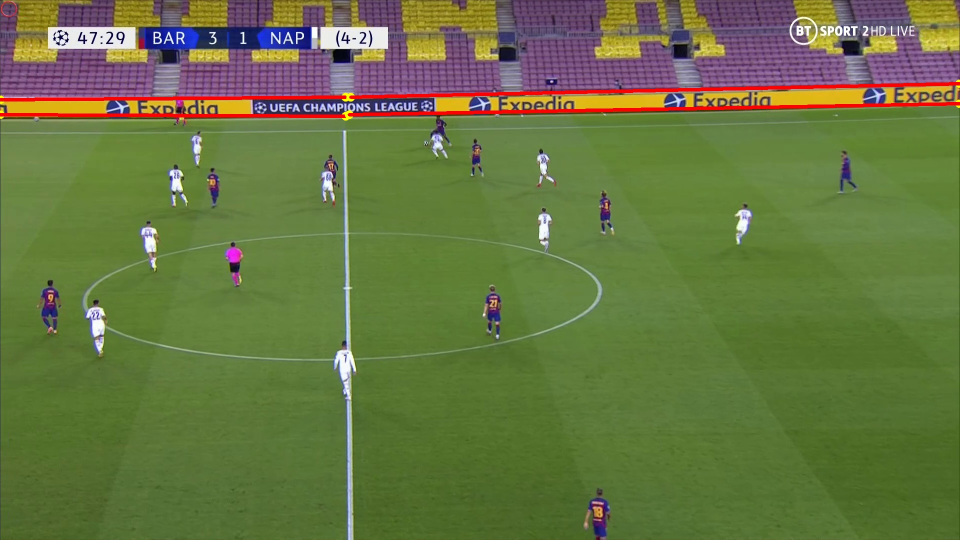
#> input picture Dataset/Line Detection Dataset/Images/Line_Detection.jpg, 1920 x 1080 px (shown at 1/2 size); its folder holds only this picture in this run
$ python -i augmentation.py   (imports and definitions only)
#> lines starting #> are read from the running program, lines starting #| are printed output that depends on the picture
#> further down, picture is the input picture: shape (1080, 1920, 3); mean B, G, R 65.7, 117.2, 103
# YOLOv5 image augmentation functions

import logging
import random

import cv2
import math
import numpy as np

from yolov5.utils.general import colorstr, segment2box, resample_segments, check_version
from yolov5.utils.metrics import bbox_ioa


class Albumentations:
    # YOLOv5 Albumentations class (optional, only used if package is installed)
    # [23 lines left out: functions __init__, __call__, not called in this run]


def augment_hsv(im, hgain=0.5, sgain=0.5, vgain=0.5):
    # HSV color-space augmentation
#> called with hgain = 0.5, sgain = 0.5, vgain = 0.5
    if hgain or sgain or vgain:
        r = np.random.uniform(-1, 1, 3) * [hgain, sgain, vgain] + 1  # random gains
        hue, sat, val = cv2.split(cv2.cvtColor(im, cv2.COLOR_BGR2HSV))
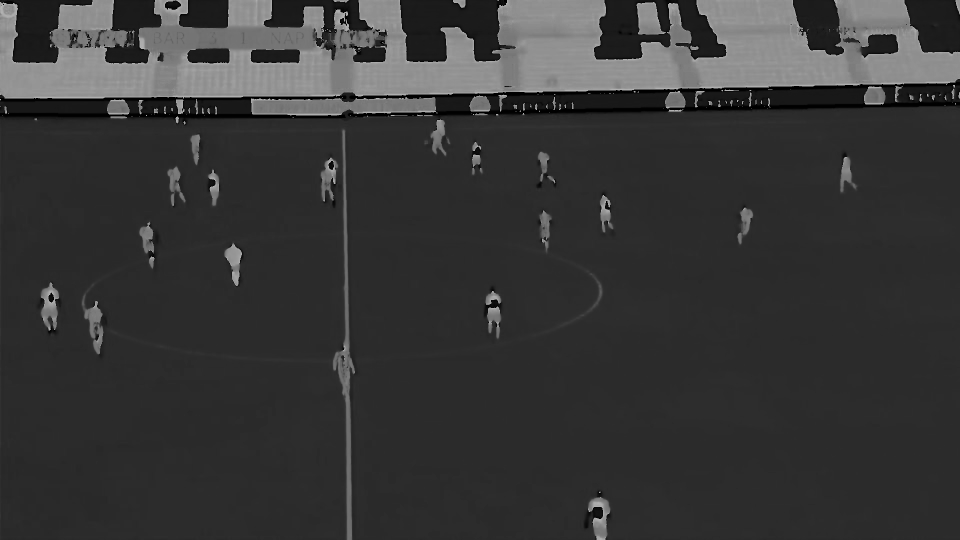
#> hue: shape (1080, 1920) (shown at 1/2 size); min 0, max 179, mean 55.3
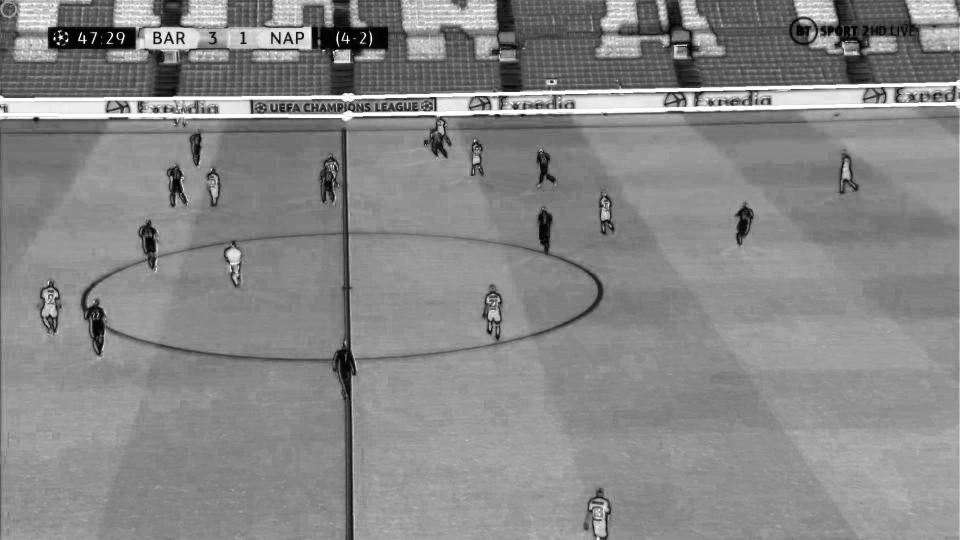
#> sat: shape (1080, 1920) (shown at 1/2 size); min 0, max 255, mean 135.1
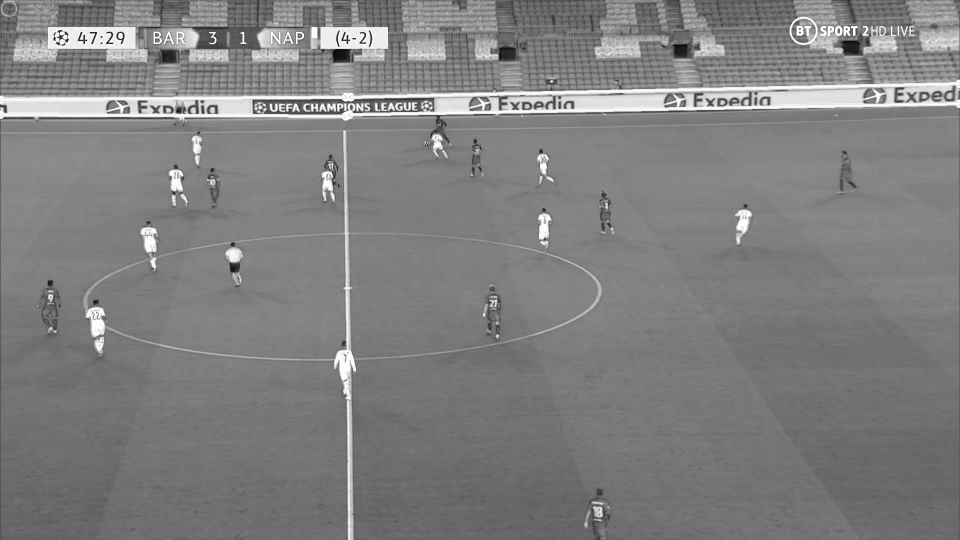
#> val: shape (1080, 1920) (shown at 1/2 size); min 0, max 255, mean 127.5
        dtype = im.dtype  # uint8

        x = np.arange(0, 256, dtype=r.dtype)
        lut_hue = ((x * r[0]) % 180).astype(dtype)
        lut_sat = np.clip(x * r[1], 0, 255).astype(dtype)
#> lut_sat = 256 values from 0 to 255
        lut_val = np.clip(x * r[2], 0, 255).astype(dtype)
#> lut_val = 256 values from 0 to 255

        img_hsv = cv2.merge((cv2.LUT(hue, lut_hue), cv2.LUT(sat, lut_sat), cv2.LUT(val, lut_val)))
#> img_hsv: shape (1080, 1920, 3); mean H, S, V 56.9, 162.6, 139.7
        cv2.cvtColor(img_hsv, cv2.COLOR_HSV2BGR, dst=im)  # no return needed
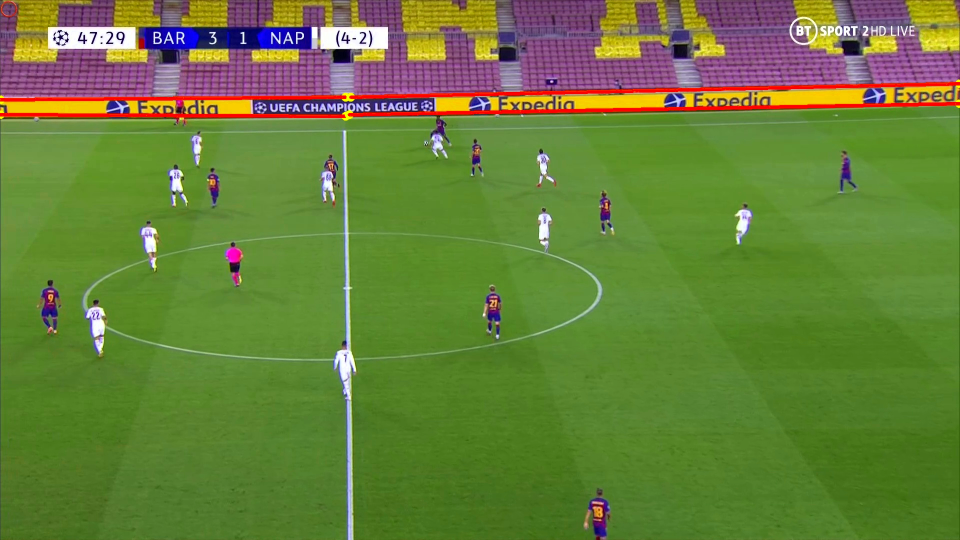
#> im: shape (1080, 1920, 3) (shown at 1/2 size); mean B, G, R 57.5, 127.1, 103.1


# [216 lines left out: functions hist_equalize, replicate, letterbox, random_perspective, copy_paste, cutout and 2 more, not called in this run]

>>> import cv2
>>> picture = cv2.imread('../../../Dataset/Line Detection Dataset/Images/Line_Detection.jpg')
>>> result = augment_hsv(picture)
